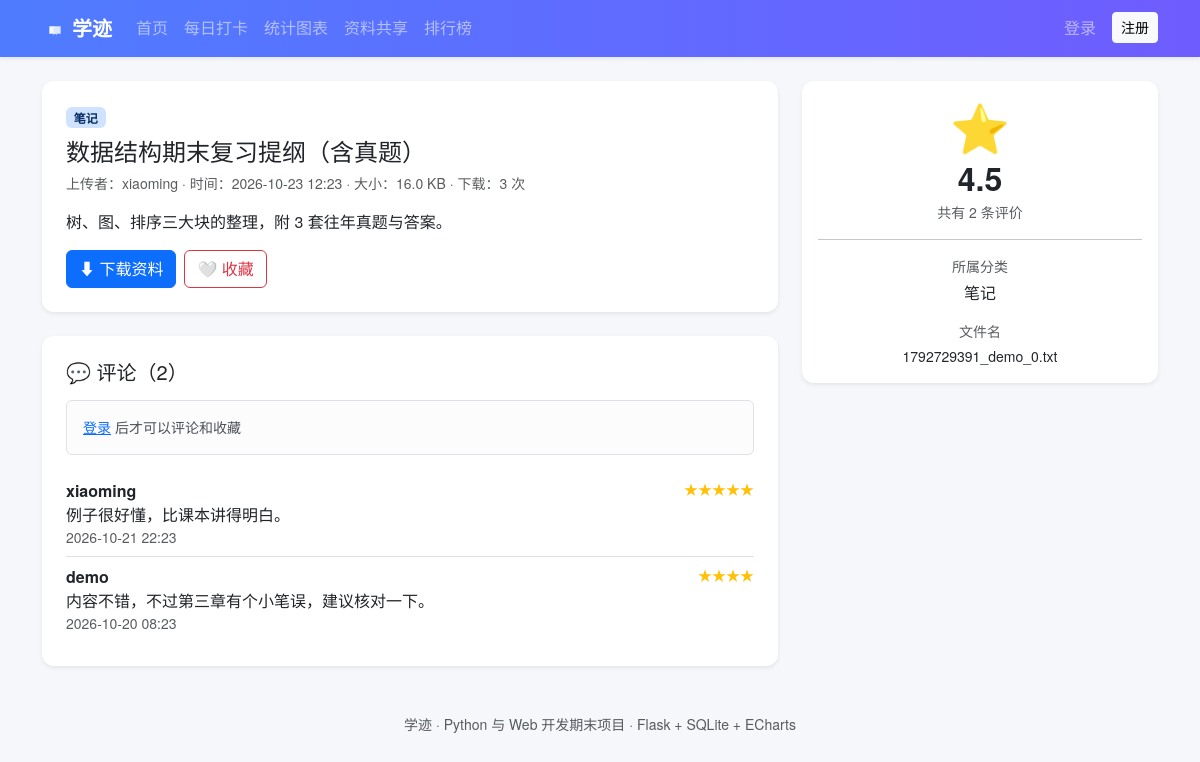
/share/detail/1, run on the app's committed database.
### app/models.py (models this page shows, shortened)
class Material(db.Model):
    __tablename__ = 'material'
    id = db.Column(db.Integer, primary_key=True)
    user_id = db.Column(db.Integer, db.ForeignKey('user.id'), nullable=False)
    title = db.Column(db.String(120), nullable=False)
    category = db.Column(db.String(32), default='其他', index=True)
    description = db.Column(db.Text)
    filename = db.Column(db.String(200))               # 存在磁盘上的真实文件名
    filesize = db.Column(db.Integer, default=0)
    downloads = db.Column(db.Integer, default=0)
    score_avg = db.Column(db.Float, default=0.0)       # 平均评分
    created_at = db.Column(db.DateTime, default=datetime.now)
    comments = db.relationship('Comment', backref='material', cascade='all, delete-orphan')
    favorites = db.relationship('Favorite', backref='material', cascade='all, delete-orphan')
    @property
    def size_text(self):
        if self.filesize >= 1024 * 1024:
            return '%.1f MB' % (self.filesize / 1024 / 1024)
        if self.filesize >= 1024:
            return '%.1f KB' % (self.filesize / 1024)
        return '%d B' % self.filesize

class User(UserMixin, db.Model):
    __tablename__ = 'user'
    id = db.Column(db.Integer, primary_key=True)
    username = db.Column(db.String(32), unique=True, nullable=False, index=True)
    password_hash = db.Column(db.String(256), nullable=False)
    email = db.Column(db.String(120))
    created_at = db.Column(db.DateTime, default=datetime.now)
    points = db.Column(db.Integer, default=0)          # 积分，打卡和上传资料都能加
    checkins = db.relationship('Checkin', backref='user', cascade='all, delete-orphan')
    materials = db.relationship('Material', backref='user', cascade='all, delete-orphan')
    comments = db.relationship('Comment', backref='user', cascade='all, delete-orphan')
    favorites = db.relationship('Favorite', backref='user', cascade='all, delete-orphan')

class Comment(db.Model):
    __tablename__ = 'comment'
    id = db.Column(db.Integer, primary_key=True)
    user_id = db.Column(db.Integer, db.ForeignKey('user.id'), nullable=False)
    material_id = db.Column(db.Integer, db.ForeignKey('material.id'), nullable=False)
    rating = db.Column(db.Integer, default=5)
    content = db.Column(db.Text, nullable=False)
    created_at = db.Column(db.DateTime, default=datetime.now)

### app/share/views.py (the view)
@bp.route('/detail/<int:mid>')
def detail(mid):
    material = db.get_or_404(Material, mid)
    is_fav = False
    if current_user.is_authenticated:
        is_fav = Favorite.query.filter_by(user_id=current_user.id,
                                          material_id=mid).first() is not None
    return render_template('detail.html', material=material, is_fav=is_fav)

### templates/detail.html (shortened to what this page needs)
{% extends 'base.html' %}
{% block content %}
<div class="row g-4">
  <div class="col-lg-8">
    <div class="card border-0 shadow-sm mb-4">
      <div class="card-body p-4">
        <span class="badge bg-primary-subtle text-primary-emphasis">{{ material.category }}</span>
        <h4 class="mt-2">{{ material.title }}</h4>
        <div class="text-muted small mb-3">
          上传者：{{ material.user.username }} ·
          时间：{{ material.created_at.strftime('%Y-%m-%d %H:%M') }} ·
          大小：{{ material.size_text }} ·
          下载：{{ material.downloads }} 次
        </div>
        <p>{{ material.description|default('这位同学很懒，没有写简介。', true) }}</p>
        <div class="d-flex flex-wrap gap-2">
          <a href="{{ url_for('share.download', mid=material.id) }}" class="btn btn-primary">⬇ 下载资料</a>
          <button id="fav-btn" class="btn btn-outline-danger"
                  data-url="{{ url_for('share.favorite', mid=material.id) }}">
            {{ '❤️ 已收藏' if is_fav else '🤍 收藏' }}
          </button>
        </div>
      </div>
    </div>
    <div class="card border-0 shadow-sm">
      <div class="card-body p-4">
        <h5 class="mb-3">💬 评论（{{ material.comments|length }}）</h5>
        {% if current_user.is_authenticated %}
          <form method="post" action="{{ url_for('share.comment', mid=material.id) }}" class="mb-4">
            <div class="row g-2">
              <div class="col-md-3">
                <select name="rating" class="form-select">
                  {% for r in [5, 4, 3, 2, 1] %}
                    <option value="{{ r }}">{{ '★' * r }} {{ r }} 分</option>
                  {% endfor %}
                </select>
              </div>
              <div class="col-md-7">
                <input type="text" name="content" class="form-control" placeholder="说点什么…" required>
              </div>
              <div class="col-md-2 d-grid">
                <button class="btn btn-primary">发表</button>
              </div>
            </div>
          </form>
        {% else %}
          <div class="alert alert-light border small">
            <a href="{{ url_for('auth.login') }}">登录</a> 后才可以评论和收藏
          </div>
        {% endif %}
        <ul class="list-group list-group-flush">
          {% for c in material.comments|sort(attribute='created_at', reverse=true) %}
            <li class="list-group-item px-0">
              <div class="d-flex justify-content-between">
                <strong>{{ c.user.username }}</strong>
                <span class="text-warning small">{{ '★' * c.rating }}</span>
              </div>
              <div>{{ c.content }}</div>
              <div class="text-muted small">{{ c.created_at.strftime('%Y-%m-%d %H:%M') }}</div>
            </li>
          {% else %}
            <li class="list-group-item px-0 text-muted text-center py-4">还没有评论，来抢沙发</li>
          {% endfor %}
        </ul>
      </div>
    </div>
  </div>
  <div class="col-lg-4">
    <div class="card border-0 shadow-sm">
      <div class="card-body text-center">
        <div class="display-5">⭐</div>
        <div class="fs-2 fw-bold">{{ material.score_avg }}</div>
        <div class="text-muted small">共有 {{ material.comments|length }} 条评价</div>
        <hr>
        <div class="text-muted small mb-1">所属分类</div>
        <div class="mb-3">{{ material.category }}</div>
        <div class="text-muted small mb-1">文件名</div>
        <div class="small text-break">{{ material.filename|default('无附件', true) }}</div>
      </div>
    </div>
  </div>
</div>
{% endblock %}

### static/css/style.css (style rules this page uses)
body { background-color: #f5f7fb; font-family: "Microsoft YaHei", "PingFang SC", "Helvetica Neue", Arial, sans-serif; }
.card { border-radius: 12px; }

### data on the page
Material: category "笔记", title "数据结构期末复习提纲（含真题）", created_at "2026-10-23 12:23", size_text "16.0 KB", downloads "3", description "树、图、排序三大块的整理，附 3 套往年真题与答案。", score_avg "4.5", filename "1792729391_demo_0.txt"
User: user.username "xiaoming"
Comment: user.username "xiaoming", rating "★★★★★", content "例子很好懂，比课本讲得明白。", created_at "2026-10-21 22:23"
Comment: user.username "demo", rating "★★★★", content "内容不错，不过第三章有个小笔误，建议核对一下。", created_at "2026-10-20 08:23"

### other printed values
{{ '❤️ 已收藏' if is_fav else '🤍 收藏' }} "🤍 收藏"
{{ material.comments|length }} "2"
{{ site_name }} "学迹"
